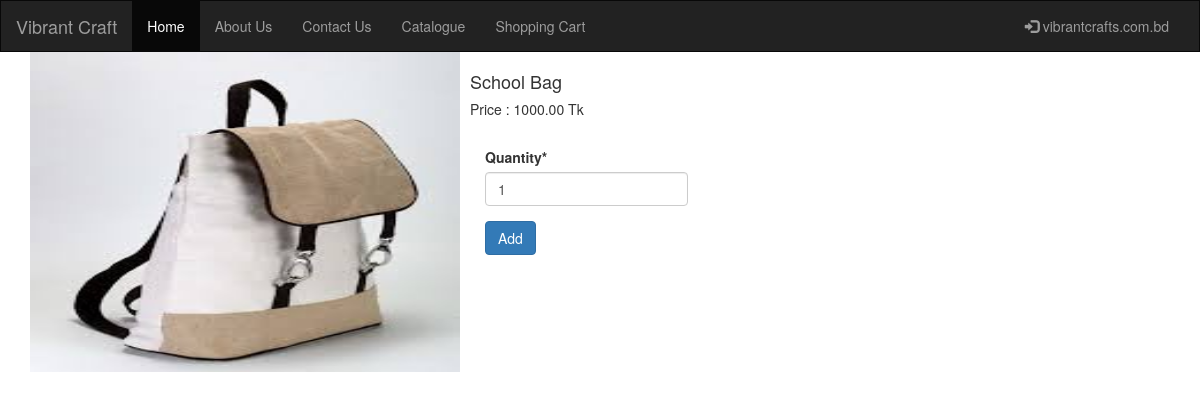
Page /shop/1/school-bag/ on the committed database.
### shop/models.py (models this page shows, shortened)
class Product(models.Model):
    category = models.ManyToManyField(Category)
    name = models.CharField(max_length=100, unique=True)
    slug = models.SlugField(max_length=50, unique=True)
    image = models.ImageField(upload_to='images', blank=True)
    description = models.TextField(blank=True)
    price = models.DecimalField(max_digits=9, decimal_places=2)
    stock = models.PositiveIntegerField()
    available = models.BooleanField(default=True)
    created_at = models.DateTimeField(auto_now_add=True)
    updated_at = models.DateTimeField(auto_now=True)
    class Meta:
        ordering = ['-created_at']
        index_together = ["id", "slug"]
    @property
    def image_url(self):
        if self.image and hasattr(self.image, 'url'):
            return self.image.url

### shop/views.py (the view)
# urls.py: url(r'^(?P<id>\d+)/(?P<slug>[-\w]+)/$',views.product_detail,name='product_detail'),
def product_detail(request, id, slug):
    product = get_object_or_404(Product, id=id, slug=slug, available=True)
    if request.method == "POST":
        cart_product_form = ProductAddToCartForm(data=request.POST)
        if cart_product_form.is_valid():
            postdata = request.POST.copy()
            cart.add_to_cart(request, id, slug)
            print("After adding in view")
            if request.session.test_cookie_worked():
                request.session.delete_test_cookie()
        else:
            print(cart_product_form.errors)
        return HttpResponseRedirect(reverse('cart:show_cart_detail'))
    else:
        cart_product_form = ProductAddToCartForm()
        request.session.set_test_cookie()
        context = {'product': product, 'cart_product_form': cart_product_form}
        return render(request, 'shop/detail.html', context)

### shop/forms.py (shortened to what this page needs)
class ProductAddToCartForm(forms.Form):
	quantity = forms.IntegerField(widget=forms.TextInput(attrs={'size':'2','value':'1','class':'quantity','maxlength':'5'}), error_messages={'invalid':'Please enter a valid quantity.'}, min_value=1)
	def __init__(self, request=None, *args, **kwargs):
		super().__init__(*args,**kwargs)
		self.request = request

### shop/templates/shop/detail.html (shortened to what this page needs)
{% extends "base.html" %}
{% load crispy_forms_tags %}
{% block body_block %}
<div class="media">
  <div class="media-left">
    <img class="media-object" src="{{ product.image_url|default_if_none:'#' }}" alt="Nothing" width="430" height="320">
  </div>
  <div class="media-body">
    <br>
    <h4 class="media-heading">{{ product.name}}</h4>
    <h5>Price : {{ product.price }} Tk</h5><br>
    <div class="form-group col-md-4">
	    <form method="POST">
	    	{{cart_product_form|crispy}}
	    	<input class="btn btn-primary" type="submit" value="Add">
	    </form>
	</div>
  </div>
{% endblock %}

### rows in the picture
Product: image_url (picture), name "School Bag", price "1000.00"
